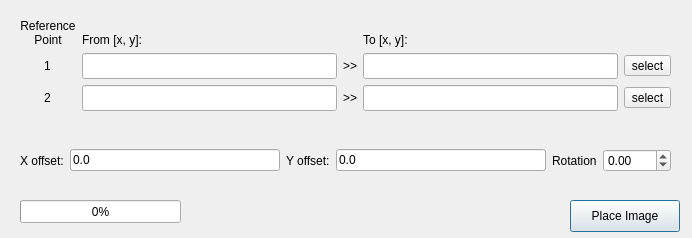
<?xml version="1.0" encoding="UTF-8"?>
<ui version="4.0">
 <class>SEMImagePlacerDialogBase</class>
 <widget class="QDialog" name="SEMImagePlacerDialogBase">
  <property name="geometry">
   <rect>
    <x>0</x>
    <y>0</y>
    <width>692</width>
    <height>238</height>
   </rect>
  </property>
  <property name="windowTitle">
   <string>SEM Image Placer</string>
  </property>
  <widget class="QPushButton" name="Btn_1">
   <property name="geometry">
    <rect>
     <x>570</x>
     <y>200</y>
     <width>110</width>
     <height>32</height>
    </rect>
   </property>
   <property name="focusPolicy">
    <enum>Qt::StrongFocus</enum>
   </property>
   <property name="text">
    <string>Place Image</string>
   </property>
  </widget>
  <widget class="QProgressBar" name="prgBar_1">
   <property name="geometry">
    <rect>
     <x>20</x>
     <y>200</y>
     <width>161</width>
     <height>23</height>
    </rect>
   </property>
   <property name="maximum">
    <number>100</number>
   </property>
   <property name="value">
    <number>0</number>
   </property>
   <property name="orientation">
    <enum>Qt::Horizontal</enum>
   </property>
   <property name="invertedAppearance">
    <bool>false</bool>
   </property>
   <property name="textDirection">
    <enum>QProgressBar::TopToBottom</enum>
   </property>
  </widget>
  <widget class="QWidget" name="formLayoutWidget">
   <property name="geometry">
    <rect>
     <x>20</x>
     <y>10</y>
     <width>651</width>
     <height>101</height>
    </rect>
   </property>
   <layout class="QGridLayout" name="gridLayout">
    <item row="3" column="2">
     <widget class="QLabel" name="label_2">
      <property name="text">
       <string>&gt;&gt;</string>
      </property>
     </widget>
    </item>
    <item row="1" column="0" alignment="Qt::AlignHCenter">
     <widget class="QLabel" name="label_3">
      <property name="text">
       <string>1</string>
      </property>
     </widget>
    </item>
    <item row="3" column="0" alignment="Qt::AlignHCenter">
     <widget class="QLabel" name="label_4">
      <property name="text">
       <string>2</string>
      </property>
     </widget>
    </item>
    <item row="1" column="1">
     <widget class="QLineEdit" name="Txt_Ref1From">
      <property name="font">
       <font>
        <pointsize>11</pointsize>
       </font>
      </property>
     </widget>
    </item>
    <item row="1" column="2">
     <widget class="QLabel" name="label">
      <property name="text">
       <string>&gt;&gt;</string>
      </property>
     </widget>
    </item>
    <item row="1" column="3">
     <widget class="QLineEdit" name="Txt_Ref1To">
      <property name="font">
       <font>
        <pointsize>11</pointsize>
       </font>
      </property>
     </widget>
    </item>
    <item row="3" column="1">
     <widget class="QLineEdit" name="Txt_Ref2From">
      <property name="font">
       <font>
        <pointsize>11</pointsize>
       </font>
      </property>
     </widget>
    </item>
    <item row="3" column="4">
     <widget class="QToolButton" name="Btn_Ref2">
      <property name="text">
       <string>select</string>
      </property>
     </widget>
    </item>
    <item row="3" column="3">
     <widget class="QLineEdit" name="Txt_Ref2To">
      <property name="font">
       <font>
        <pointsize>11</pointsize>
       </font>
      </property>
     </widget>
    </item>
    <item row="0" column="0" alignment="Qt::AlignHCenter">
     <widget class="QLabel" name="label_5">
      <property name="text">
       <string>Reference
Point</string>
      </property>
      <property name="alignment">
       <set>Qt::AlignBottom|Qt::AlignHCenter</set>
      </property>
     </widget>
    </item>
    <item row="0" column="1">
     <widget class="QLabel" name="label_6">
      <property name="text">
       <string>From [x, y]:</string>
      </property>
      <property name="alignment">
       <set>Qt::AlignBottom|Qt::AlignLeading|Qt::AlignLeft</set>
      </property>
     </widget>
    </item>
    <item row="0" column="3">
     <widget class="QLabel" name="label_7">
      <property name="text">
       <string>To [x, y]:</string>
      </property>
      <property name="alignment">
       <set>Qt::AlignBottom|Qt::AlignLeading|Qt::AlignLeft</set>
      </property>
     </widget>
    </item>
    <item row="1" column="4">
     <widget class="QToolButton" name="Btn_Ref1">
      <property name="text">
       <string>select</string>
      </property>
     </widget>
    </item>
   </layout>
  </widget>
  <widget class="QWidget" name="horizontalLayoutWidget">
   <property name="geometry">
    <rect>
     <x>20</x>
     <y>140</y>
     <width>651</width>
     <height>41</height>
    </rect>
   </property>
   <layout class="QHBoxLayout" name="horizontalLayout">
    <item alignment="Qt::AlignRight">
     <widget class="QLabel" name="label_8">
      <property name="text">
       <string>X offset:</string>
      </property>
     </widget>
    </item>
    <item>
     <widget class="QLineEdit" name="Txt_OffsetX">
      <property name="text">
       <string>0.0</string>
      </property>
      <property name="placeholderText">
       <string extracomment="X offset"/>
      </property>
     </widget>
    </item>
    <item>
     <widget class="QLabel" name="label_9">
      <property name="text">
       <string>Y offset:</string>
      </property>
     </widget>
    </item>
    <item>
     <widget class="QLineEdit" name="Txt_OffsetY">
      <property name="text">
       <string>0.0</string>
      </property>
     </widget>
    </item>
    <item>
     <widget class="QLabel" name="label_10">
      <property name="text">
       <string>Rotation</string>
      </property>
     </widget>
    </item>
    <item>
     <widget class="QDoubleSpinBox" name="SpnBox_Rotation">
      <property name="minimum">
       <double>-180.000000000000000</double>
      </property>
      <property name="maximum">
       <double>180.000000000000000</double>
      </property>
     </widget>
    </item>
   </layout>
  </widget>
 </widget>
 <resources/>
 <connections/>
</ui>
